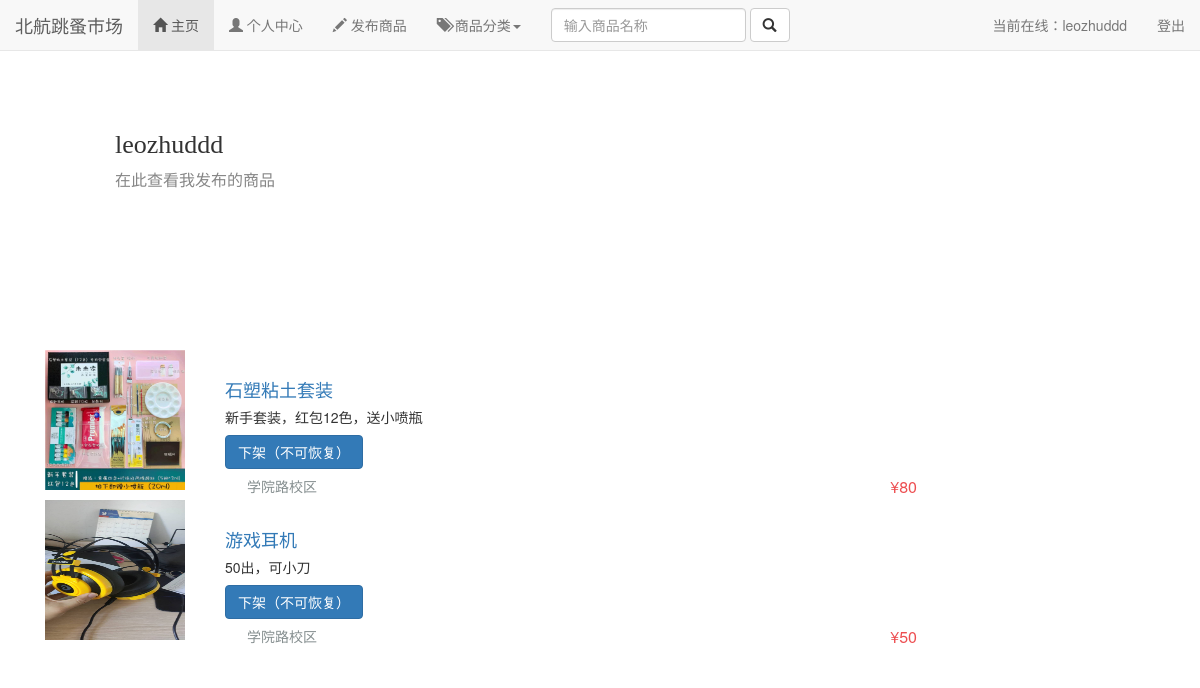
Screenshot of /profile/ (signed in) with the database file from the repository.
### market/models.py (models this page shows, shortened)
class Goods(models.Model):
    id = models.AutoField(primary_key=True)
    name = models.CharField(max_length=128)
    description = models.CharField(max_length=512,blank=True,null=True)
    trade_location = models.CharField(max_length=32,choices=(('学院路校区','学院路校区'),('沙河校区','沙河校区')),default="学院路校区")
    price = models.IntegerField()
    category = models.ForeignKey(Category,on_delete=models.CASCADE)
    picture = models.ImageField(upload_to='goods',blank=True,null=True)
    seller = models.ForeignKey(User,on_delete=models.CASCADE,blank=True,null=True)
    goods_phone = models.IntegerField(null=True,blank=True)
    publish_time = models.DateField(auto_now_add=True,blank=True,null=True)
    available = models.BooleanField(default=True)
    buy_username = models.CharField(default='null', max_length=128)

### market/views.py (the view)
# urls.py: path('profile/', market.views.profile),
def profile(request):
    if request.user.is_authenticated:
        user = request.user
    user_goods = Goods.objects.filter(seller=user)
    category_list = Category.objects.all()
    return render(request, 'profile.html',
        {
            'user':user,
            'user_goods':user_goods,
            'category_list':category_list,
        }
    )

### market/templates/profile.html (shortened to what this page needs)
{% extends 'base.html' %}
{% block css %}<link href="../static/css/profile.css" rel="stylesheet">{% endblock %}
{% block body %}
    <div class="container">
        <div class="main">
            <div class="top clearfix">
                <div id="user_msg">
                    <div class="name">{{ user.username }}</div>
                    <p class="has_sell">在此查看我发布的商品</p>
                </div>
            </div>
            <div id="my_products">
                <div id="onsale_pro">
                    {% for goods in user_goods %}
                    <div class="enshr_each">
                        <div class="enshr_info">
                            <h4><a href="{% url 'goods' goods.pk %}"  target="_blank">{{ goods.name }}</a></h4>
                            <h5>{{ goods.description }}</h5>
                            <div class="enshr_state">
                                <span class="enshr_info_price">¥{{ goods.price }}</span>
                                <span class="enshr_info_address">{{ goods.trade_location }}</span>
                            </div>
                            <a class="btn btn-primary" href="/delete/{{goods.id}}" role="button">下架（不可恢复）</a>
                        </div>
                        <a href="{% url 'goods' goods.pk %}" >
                            <img class="enshr_ph" src="{{ goods.picture.url }}" />
                        </a>
                    </div>
                    {% endfor %}
                </div>
            </div>
        </div>
    </div>
{% endblock %}

### market/templates/base.html (shortened to what this page needs)
<!DOCTYPE html>
{% load static %}
<html lang="en">
<head>
    <link rel="stylesheet" href="https://cdn.jsdelivr.net/npm/bootstrap@3.3.7/dist/css/bootstrap.min.css">
    {% block css %}{% endblock %}
</head>
<body>
    <div class="container">
                <nav class="navbar navbar-default navbar-fixed-top">
                <div class="container-fluid">
                    <div class="navbar-header">
                    <a class="navbar-brand" href="#">北航跳蚤市场</a>
                    </div>
                    <div class="collapse navbar-collapse" id="bs-example-navbar-collapse-1">
                    <ul class="nav navbar-nav">
                        <li class="active"><a href="/index"><span class="glyphicon glyphicon-home" aria-hidden="true"></span> 主页<span class="sr-only">(current)</span></a></li>
                        {% if request.user.is_authenticated %}
                        <li><a href="/profile/"><span class="glyphicon glyphicon-user" aria-hidden="true"></span> 个人中心</a></li>
                        <li><a href="/add_goods"><span class="glyphicon glyphicon-pencil" aria-hidden="true"></span> 发布商品</a></li>
                        {% endif %}
                        <li class="dropdown">
                        <a href="#" class="dropdown-toggle" data-toggle="dropdown" role="button" aria-haspopup="true" aria-expanded="false">
                            <span class="glyphicon glyphicon-tags" aria-hidden="true"></span> 商品分类<span class="caret"></span>
                        </a>
                        </li>
                    </ul>
                    <form class="navbar-form navbar-left" action="/search/" method="get">
                        <div class="form-group">
                        <input name="keyword" type="text" class="form-control" placeholder="输入商品名称">
                        </div>
                        <button type="submit" class="btn btn-default"><span class="glyphicon glyphicon-search" aria-hidden="true" aria-lable="搜索"></span></button>
                    </form>
                    <ul class="nav navbar-nav navbar-right">
                    {% if request.user.is_authenticated %}
                        <li><a href="#">当前在线：{{ request.user.username }}</a></li>
                        <li><a href="../logout/">登出</a></li>
                    {% else %}
                        <li><a href="../login/">登录</a></li>
                        <li><a href="../register/">注册</a></li>
                    {% endif %}
                    </ul>
                    </div>
                </div>
            </nav>
        </div>
    <br><br><br>
    <div class="container">
    {% block body %}{% endblock %}
    </div>
</body>
</html>

### market/static/css/profile.css (style rules this page uses)
.top { margin-left:50px; margin-top: 50px; height: 220px; }
.name { font: 26px "Microsoft YaHei"; margin: 20px 0px 0px 20px; }
.has_sell { font-size: 16px; color: #878787; line-height: 120%; margin-top: 10px; margin-left: 20px; }
.enshr_each { background: #fff; height: 140px; margin-top: 10px; margin-right:20px; }
.enshr_ph { width: 140px; height: 140px; }
.enshr_info { position: relative; float: right; width: 740px; padding: 20px; }
.enshr_info_price { color: #ed4e51; font-size: 16px; float: right; margin-right: 48px; }
.enshr_info_address { color: #858E8F; font-size: 14px; padding-left: 22px; background-image: url(/resource/image/rank-icons.png); background-repeat: no-repeat; background-position: -10px -12px; display: inline-block; height: 20px; }
.enshr_state { position: absolute; bottom: -10px; width: 100%; }
#my_products { width: 920px; margin-top: 20px; padding-bottom: 20px; }
#my_enshrine,#my_info,#my_messages,#my_products { min-height: 300px; }

### rows the page displays
Goods: name "石塑粘土套装", description "新手套装，红包12色，送小喷瓶", price "80", trade_location "学院路校区", picture (picture)
Goods: name "游戏耳机", description "50出，可小刀", price "50", trade_location "学院路校区", picture (picture)

### other values shown
{{ request.user.username }} "leozhuddd"
{{ user.username }} "leozhuddd"
